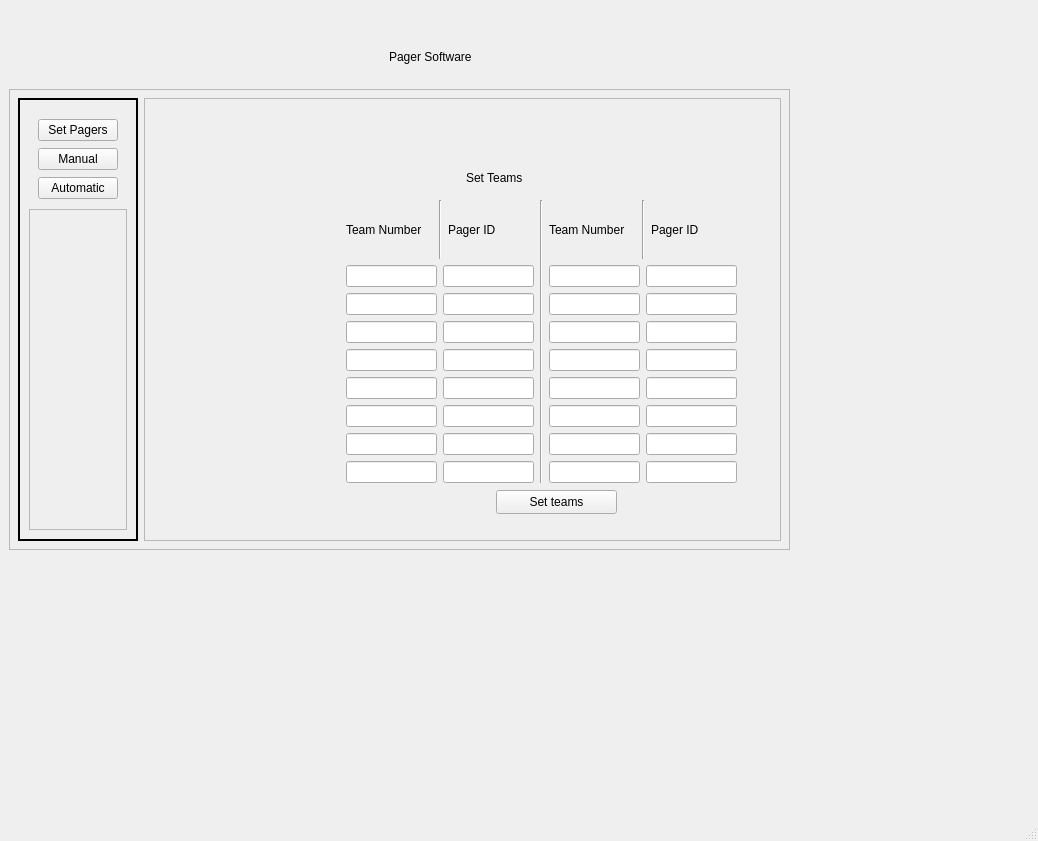
<?xml version="1.0" encoding="UTF-8"?>
<ui version="4.0">
 <class>MainWindow</class>
 <widget class="QMainWindow" name="MainWindow">
  <property name="geometry">
   <rect>
    <x>0</x>
    <y>0</y>
    <width>1038</width>
    <height>841</height>
   </rect>
  </property>
  <property name="windowTitle">
   <string>MainWindow</string>
  </property>
  <widget class="QWidget" name="centralwidget">
   <widget class="QFrame" name="horizontalFrame">
    <property name="geometry">
     <rect>
      <x>10</x>
      <y>10</y>
      <width>781</width>
      <height>80</height>
     </rect>
    </property>
    <property name="maximumSize">
     <size>
      <width>1920</width>
      <height>200</height>
     </size>
    </property>
    <layout class="QHBoxLayout" name="TopBar">
     <item>
      <widget class="QFrame" name="frame">
       <property name="autoFillBackground">
        <bool>false</bool>
       </property>
       <property name="styleSheet">
        <string notr="true">#frame{
border-radius: 0px;
}</string>
       </property>
       <property name="frameShape">
        <enum>QFrame::Shape::StyledPanel</enum>
       </property>
       <property name="frameShadow">
        <enum>QFrame::Shadow::Plain</enum>
       </property>
       <widget class="QLabel" name="label">
        <property name="geometry">
         <rect>
          <x>370</x>
          <y>30</y>
          <width>131</width>
          <height>16</height>
         </rect>
        </property>
        <property name="text">
         <string>Pager Software</string>
        </property>
       </widget>
      </widget>
     </item>
    </layout>
   </widget>
   <widget class="QFrame" name="Content">
    <property name="geometry">
     <rect>
      <x>9</x>
      <y>89</y>
      <width>781</width>
      <height>461</height>
     </rect>
    </property>
    <property name="maximumSize">
     <size>
      <width>1920</width>
      <height>16777215</height>
     </size>
    </property>
    <property name="frameShape">
     <enum>QFrame::Shape::StyledPanel</enum>
    </property>
    <property name="frameShadow">
     <enum>QFrame::Shadow::Raised</enum>
    </property>
    <widget class="QFrame" name="horizontalFrame_2">
     <property name="geometry">
      <rect>
       <x>0</x>
       <y>0</y>
       <width>781</width>
       <height>461</height>
      </rect>
     </property>
     <property name="autoFillBackground">
      <bool>false</bool>
     </property>
     <property name="styleSheet">
      <string notr="true">#horizontalFrame_2{
	border-radius: 0px;
}</string>
     </property>
     <property name="frameShape">
      <enum>QFrame::Shape::StyledPanel</enum>
     </property>
     <layout class="QHBoxLayout" name="horizontalLayout">
      <item>
       <widget class="QFrame" name="Menu_selectors">
        <property name="maximumSize">
         <size>
          <width>100</width>
          <height>16777215</height>
         </size>
        </property>
        <property name="frameShape">
         <enum>QFrame::Shape::WinPanel</enum>
        </property>
        <layout class="QVBoxLayout" name="verticalLayout_2">
         <property name="spacing">
          <number>0</number>
         </property>
         <property name="sizeConstraint">
          <enum>QLayout::SizeConstraint::SetMinAndMaxSize</enum>
         </property>
         <item>
          <widget class="QFrame" name="verticalFrame_2">
           <property name="maximumSize">
            <size>
             <width>16777215</width>
             <height>100</height>
            </size>
           </property>
           <layout class="QVBoxLayout" name="verticalLayout_5">
            <item>
             <widget class="QPushButton" name="SwitchPager">
              <property name="text">
               <string>Set Pagers</string>
              </property>
             </widget>
            </item>
            <item>
             <widget class="QPushButton" name="SwitchManual">
              <property name="text">
               <string>Manual</string>
              </property>
             </widget>
            </item>
            <item>
             <widget class="QPushButton" name="SwitchAuto">
              <property name="text">
               <string>Automatic</string>
              </property>
             </widget>
            </item>
           </layout>
          </widget>
         </item>
         <item>
          <widget class="QFrame" name="frame_2">
           <property name="autoFillBackground">
            <bool>false</bool>
           </property>
           <property name="frameShape">
            <enum>QFrame::Shape::StyledPanel</enum>
           </property>
           <property name="frameShadow">
            <enum>QFrame::Shadow::Raised</enum>
           </property>
          </widget>
         </item>
        </layout>
       </widget>
      </item>
      <item>
       <widget class="QFrame" name="Main_Menus">
        <property name="frameShape">
         <enum>QFrame::Shape::StyledPanel</enum>
        </property>
        <layout class="QVBoxLayout" name="verticalLayout">
         <property name="spacing">
          <number>7</number>
         </property>
         <property name="leftMargin">
          <number>11</number>
         </property>
         <property name="topMargin">
          <number>11</number>
         </property>
         <property name="rightMargin">
          <number>11</number>
         </property>
         <property name="bottomMargin">
          <number>11</number>
         </property>
         <item>
          <widget class="QStackedWidget" name="stackedWidget">
           <property name="autoFillBackground">
            <bool>true</bool>
           </property>
           <property name="currentIndex">
            <number>0</number>
           </property>
           <widget class="QWidget" name="SetTeams">
            <widget class="QLabel" name="TeamTitleLable">
             <property name="geometry">
              <rect>
               <x>310</x>
               <y>60</y>
               <width>91</width>
               <height>16</height>
              </rect>
             </property>
             <property name="text">
              <string>Set Teams</string>
             </property>
            </widget>
            <widget class="QWidget" name="horizontalLayoutWidget_3">
             <property name="geometry">
              <rect>
               <x>190</x>
               <y>90</y>
               <width>391</width>
               <height>283</height>
              </rect>
             </property>
             <layout class="QHBoxLayout" name="horizontalLayout_3">
              <item>
               <layout class="QVBoxLayout" name="BlockForTeamSet1">
                <item>
                 <layout class="QHBoxLayout" name="Textlabels_1">
                  <item>
                   <widget class="QLabel" name="PagerID1">
                    <property name="text">
                     <string>Team Number</string>
                    </property>
                   </widget>
                  </item>
                  <item>
                   <widget class="Line" name="line">
                    <property name="orientation">
                     <enum>Qt::Orientation::Vertical</enum>
                    </property>
                   </widget>
                  </item>
                  <item>
                   <widget class="QLabel" name="label_4">
                    <property name="text">
                     <string>Pager ID</string>
                    </property>
                   </widget>
                  </item>
                 </layout>
                </item>
                <item>
                 <layout class="QGridLayout" name="TeamBlock1">
                  <item row="0" column="1">
                   <widget class="QLineEdit" name="PID1"/>
                  </item>
                  <item row="3" column="0">
                   <widget class="QLineEdit" name="TeamN4"/>
                  </item>
                  <item row="2" column="1">
                   <widget class="QLineEdit" name="PID3"/>
                  </item>
                  <item row="1" column="1">
                   <widget class="QLineEdit" name="PID2"/>
                  </item>
                  <item row="6" column="0">
                   <widget class="QLineEdit" name="TeamN7"/>
                  </item>
                  <item row="2" column="0">
                   <widget class="QLineEdit" name="TeamN3"/>
                  </item>
                  <item row="3" column="1">
                   <widget class="QLineEdit" name="PID4"/>
                  </item>
                  <item row="0" column="0">
                   <widget class="QLineEdit" name="TeamN1"/>
                  </item>
                  <item row="5" column="1">
                   <widget class="QLineEdit" name="PID6"/>
                  </item>
                  <item row="4" column="0">
                   <widget class="QLineEdit" name="TeamN5"/>
                  </item>
                  <item row="4" column="1">
                   <widget class="QLineEdit" name="PID5"/>
                  </item>
                  <item row="5" column="0">
                   <widget class="QLineEdit" name="TeamN6"/>
                  </item>
                  <item row="1" column="0">
                   <widget class="QLineEdit" name="TeamN2"/>
                  </item>
                  <item row="7" column="0">
                   <widget class="QLineEdit" name="TeamN8"/>
                  </item>
                  <item row="6" column="1">
                   <widget class="QLineEdit" name="PID7"/>
                  </item>
                  <item row="7" column="1">
                   <widget class="QLineEdit" name="PID8"/>
                  </item>
                 </layout>
                </item>
               </layout>
              </item>
              <item>
               <widget class="Line" name="line_3">
                <property name="orientation">
                 <enum>Qt::Orientation::Vertical</enum>
                </property>
               </widget>
              </item>
              <item>
               <layout class="QVBoxLayout" name="BlockForTeamSet2">
                <item>
                 <layout class="QHBoxLayout" name="Textlabels_2">
                  <item>
                   <widget class="QLabel" name="PagerID1_2">
                    <property name="text">
                     <string>Team Number</string>
                    </property>
                   </widget>
                  </item>
                  <item>
                   <widget class="Line" name="line_2">
                    <property name="orientation">
                     <enum>Qt::Orientation::Vertical</enum>
                    </property>
                   </widget>
                  </item>
                  <item>
                   <widget class="QLabel" name="label_5">
                    <property name="text">
                     <string>Pager ID</string>
                    </property>
                   </widget>
                  </item>
                 </layout>
                </item>
                <item>
                 <layout class="QGridLayout" name="TeamBlock2">
                  <item row="0" column="1">
                   <widget class="QLineEdit" name="PID9"/>
                  </item>
                  <item row="3" column="0">
                   <widget class="QLineEdit" name="TeamN12"/>
                  </item>
                  <item row="2" column="1">
                   <widget class="QLineEdit" name="PID11"/>
                  </item>
                  <item row="1" column="1">
                   <widget class="QLineEdit" name="PID10"/>
                  </item>
                  <item row="6" column="0">
                   <widget class="QLineEdit" name="TeamN15"/>
                  </item>
                  <item row="2" column="0">
                   <widget class="QLineEdit" name="TeamN11"/>
                  </item>
                  <item row="3" column="1">
                   <widget class="QLineEdit" name="PID12"/>
                  </item>
                  <item row="0" column="0">
                   <widget class="QLineEdit" name="TeamN9"/>
                  </item>
                  <item row="5" column="1">
                   <widget class="QLineEdit" name="PID14"/>
                  </item>
                  <item row="4" column="0">
                   <widget class="QLineEdit" name="TeamN13"/>
                  </item>
                  <item row="4" column="1">
                   <widget class="QLineEdit" name="PID13"/>
                  </item>
                  <item row="5" column="0">
                   <widget class="QLineEdit" name="TeamN14"/>
                  </item>
                  <item row="1" column="0">
                   <widget class="QLineEdit" name="TeamN10"/>
                  </item>
                  <item row="7" column="0">
                   <widget class="QLineEdit" name="TeamN16"/>
                  </item>
                  <item row="6" column="1">
                   <widget class="QLineEdit" name="PID15"/>
                  </item>
                  <item row="7" column="1">
                   <widget class="QLineEdit" name="PID16"/>
                  </item>
                 </layout>
                </item>
               </layout>
              </item>
             </layout>
            </widget>
            <widget class="QLabel" name="label_2">
             <property name="geometry">
              <rect>
               <x>90</x>
               <y>360</y>
               <width>49</width>
               <height>16</height>
              </rect>
             </property>
             <property name="text">
              <string/>
             </property>
            </widget>
            <widget class="QPushButton" name="pushButton_2">
             <property name="geometry">
              <rect>
               <x>340</x>
               <y>380</y>
               <width>121</width>
               <height>24</height>
              </rect>
             </property>
             <property name="text">
              <string>Set teams</string>
             </property>
            </widget>
           </widget>
           <widget class="QWidget" name="Manual">
            <widget class="QWidget" name="horizontalLayoutWidget">
             <property name="geometry">
              <rect>
               <x>230</x>
               <y>170</y>
               <width>210</width>
               <height>122</height>
              </rect>
             </property>
             <layout class="QHBoxLayout" name="horizontalLayout_2" stretch="1,1,1">
              <item>
               <spacer name="horizontalSpacer">
                <property name="orientation">
                 <enum>Qt::Orientation::Horizontal</enum>
                </property>
                <property name="sizeHint" stdset="0">
                 <size>
                  <width>40</width>
                  <height>20</height>
                 </size>
                </property>
               </spacer>
              </item>
              <item>
               <widget class="QFrame" name="ManualIcons">
                <layout class="QVBoxLayout" name="verticalLayout_6">
                 <item>
                  <widget class="QLabel" name="Title">
                   <property name="text">
                    <string>            MANUAL QUEUE</string>
                   </property>
                  </widget>
                 </item>
                 <item>
                  <layout class="QGridLayout" name="gridLayout">
                   <item row="0" column="0">
                    <widget class="QLabel" name="TeamA">
                     <property name="minimumSize">
                      <size>
                       <width>81</width>
                       <height>16</height>
                      </size>
                     </property>
                     <property name="text">
                      <string>Select Team A</string>
                     </property>
                    </widget>
                   </item>
                   <item row="1" column="1">
                    <widget class="QComboBox" name="comboBox_2"/>
                   </item>
                   <item row="0" column="1">
                    <widget class="QLabel" name="TeamB">
                     <property name="minimumSize">
                      <size>
                       <width>81</width>
                       <height>16</height>
                      </size>
                     </property>
                     <property name="text">
                      <string>Select Team B</string>
                     </property>
                    </widget>
                   </item>
                   <item row="1" column="0">
                    <widget class="QComboBox" name="comboBox"/>
                   </item>
                  </layout>
                 </item>
                 <item>
                  <layout class="QVBoxLayout" name="verticalLayout_4">
                   <item>
                    <widget class="QPushButton" name="pushButton">
                     <property name="text">
                      <string>Message Team</string>
                     </property>
                    </widget>
                   </item>
                  </layout>
                 </item>
                </layout>
               </widget>
              </item>
              <item>
               <spacer name="horizontalSpacer_2">
                <property name="orientation">
                 <enum>Qt::Orientation::Horizontal</enum>
                </property>
                <property name="sizeHint" stdset="0">
                 <size>
                  <width>40</width>
                  <height>20</height>
                 </size>
                </property>
               </spacer>
              </item>
             </layout>
            </widget>
           </widget>
           <widget class="QWidget" name="Automatic"/>
          </widget>
         </item>
        </layout>
       </widget>
      </item>
     </layout>
    </widget>
   </widget>
  </widget>
  <widget class="QStatusBar" name="statusbar"/>
 </widget>
 <resources/>
 <connections/>
</ui>
